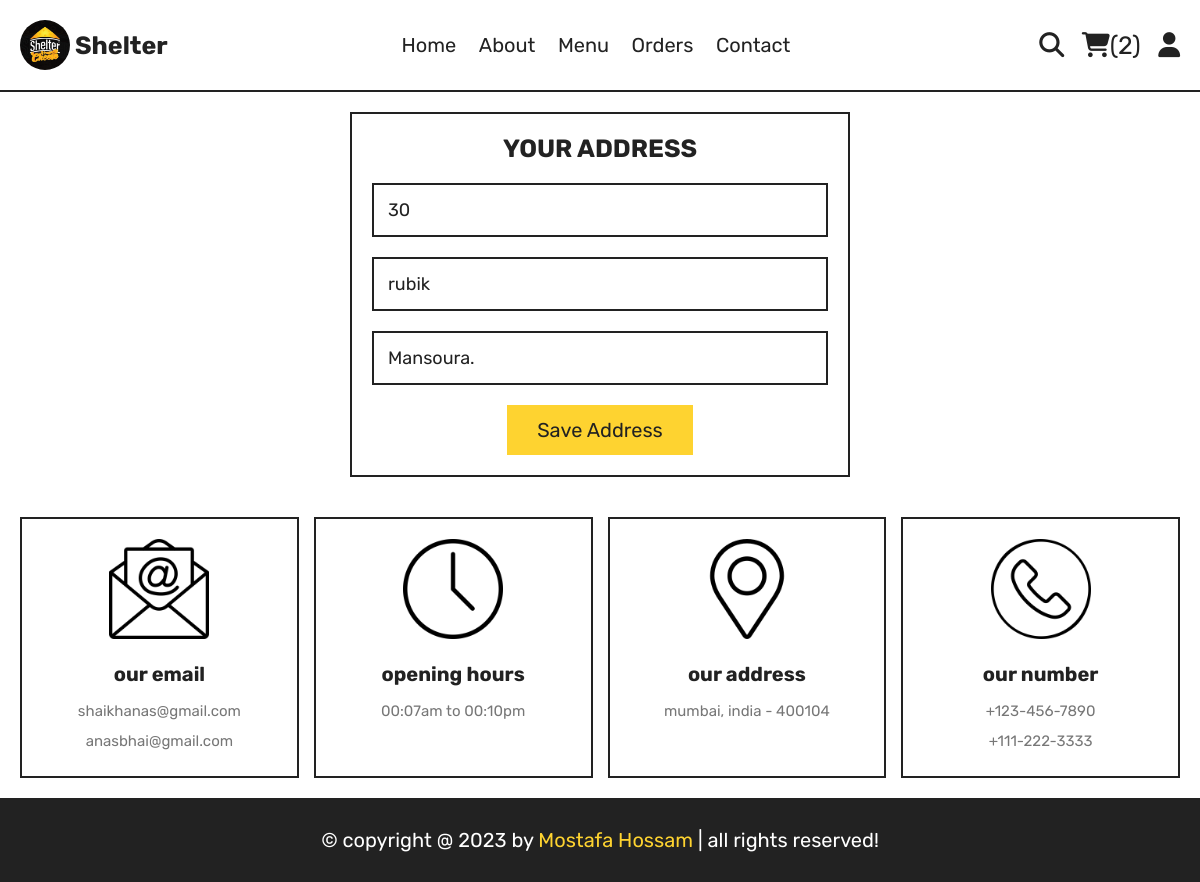
Screenshot of /update_address.php (signed in) with the database file from the repository.
### tables this page shows
CREATE TABLE `users` (
  `user_id` int(11) NOT NULL,
  `user_name` varchar(100) NOT NULL,
  `user_email` varchar(100) NOT NULL,
  `user_number` varchar(12) NOT NULL,
  `user_password` varchar(255) NOT NULL,
  `user_address` varchar(200) NOT NULL DEFAULT 'xx',
  `user_register` date DEFAULT current_timestamp()
);

### components/user_session.php (called while the page is built, shortened)
<?php
if (isset($_SESSION['user_name']) && isset($_SESSION['user_id'])) {
    $user_id = $_SESSION['user_id'];
} else {
    header("location: login.php");
    exit();
}

### update_address.php (the view, shortened to what this page needs)
<?php
include_once("components/connection.php");
include_once("components/user_session.php");
$user_update = $connection->query("SELECT * FROM `users` WHERE `user_id`=$user_id");
$user_update = $user_update->fetch(PDO::FETCH_ASSOC);
$address = explode('-', $user_update['user_address']);
?>
<?php include_once("components/user_navbar.php"); ?>
<section class="form-container">
   <form action="" method="post">
      <h3>your address</h3>
      <input type="text" maxlength="50" value="<?php echo $address[0] ?>" placeholder="flat no. and building name" required class="box" name="flat">
      <input type="text" maxlength="50" value="<?php echo $address[1] ?>" placeholder="street name" required class="box" name="street">
      <input type="text" maxlength="50" value="<?php echo $address[2] ?>" placeholder="city name" required class="box" name="city">
      <button type="submit" class="btn" name="update_Adress">save address</button>
   </form>
</section>
<?php
include_once("components/user_footer.php");
?>

### css/style.css (style rules this page uses)
:root { --yellow: #fed330; --red: #e74c3c; --white: #fff; --black: #222; --light-color: #777; --border: 0.2rem solid var(--black); }
* { font-family: "Rubik", sans-serif; margin: 0; padding: 0; box-sizing: border-box; outline: none; border: none; text-decoration: none; transition: 0.2s linear; }
html { font-size: 62.5%; overflow-x: hidden; scroll-behavior: smooth; scroll-padding-top: 8rem; }
section { max-width: 1200px; margin: 0 auto; padding: 2rem; }
.delete-btn, .btn { display: inline-block; margin-top: 1rem; padding: 1.3rem 3rem; cursor: pointer; font-size: 2rem; text-transform: capitalize; }
.btn { background-color: var(--yellow); color: var(--black); }
.form-container form { max-width: 50rem; margin: 0 auto; border: var(--border); padding: 2rem; text-align: center; }
.form-container form h3 { margin-bottom: 1rem; font-size: 2.5rem; text-transform: uppercase; color: var(--black); }
.form-container form .box { margin: 1rem 0; padding: 1.4rem; color: var(--black); border: var(--border); font-size: 1.8rem; width: 100%; }

### rows the page displays
users: flat "30", street "rubik", city "Mansoura."

### other values shown
$count_product_in_cart "2"
date_format(date_create(), 'Y') "2023"
